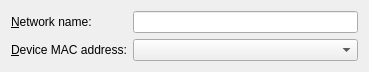
<?xml version="1.0" encoding="UTF-8"?>
<ui version="4.0">
 <author>Lukáš Tinkl &lt;ltinkl@redhat.com&gt;</author>
 <class>WimaxWidget</class>
 <widget class="QWidget" name="WimaxWidget">
  <property name="geometry">
   <rect>
    <x>0</x>
    <y>0</y>
    <width>369</width>
    <height>70</height>
   </rect>
  </property>
  <layout class="QFormLayout" name="formLayout">
   <item row="0" column="0">
    <widget class="QLabel" name="label">
     <property name="text">
      <string>&amp;Network name:</string>
     </property>
     <property name="buddy">
      <cstring>networkName</cstring>
     </property>
    </widget>
   </item>
   <item row="0" column="1">
    <widget class="KLineEdit" name="networkName"/>
   </item>
   <item row="1" column="0">
    <widget class="QLabel" name="label_2">
     <property name="text">
      <string>&amp;Device MAC address:</string>
     </property>
     <property name="buddy">
      <cstring>macAddress</cstring>
     </property>
    </widget>
   </item>
   <item row="1" column="1">
    <widget class="HwAddrComboBox" name="macAddress">
     <property name="sizePolicy">
      <sizepolicy hsizetype="MinimumExpanding" vsizetype="Fixed">
       <horstretch>0</horstretch>
       <verstretch>0</verstretch>
      </sizepolicy>
     </property>
    </widget>
   </item>
  </layout>
 </widget>
 <customwidgets>
  <customwidget>
   <class>KLineEdit</class>
   <extends>QLineEdit</extends>
   <header>klineedit.h</header>
  </customwidget>
  <customwidget>
   <class>HwAddrComboBox</class>
   <extends>QComboBox</extends>
   <header>hwaddrcombobox.h</header>
  </customwidget>
 </customwidgets>
 <tabstops>
  <tabstop>networkName</tabstop>
  <tabstop>macAddress</tabstop>
 </tabstops>
 <resources/>
 <connections/>
</ui>
